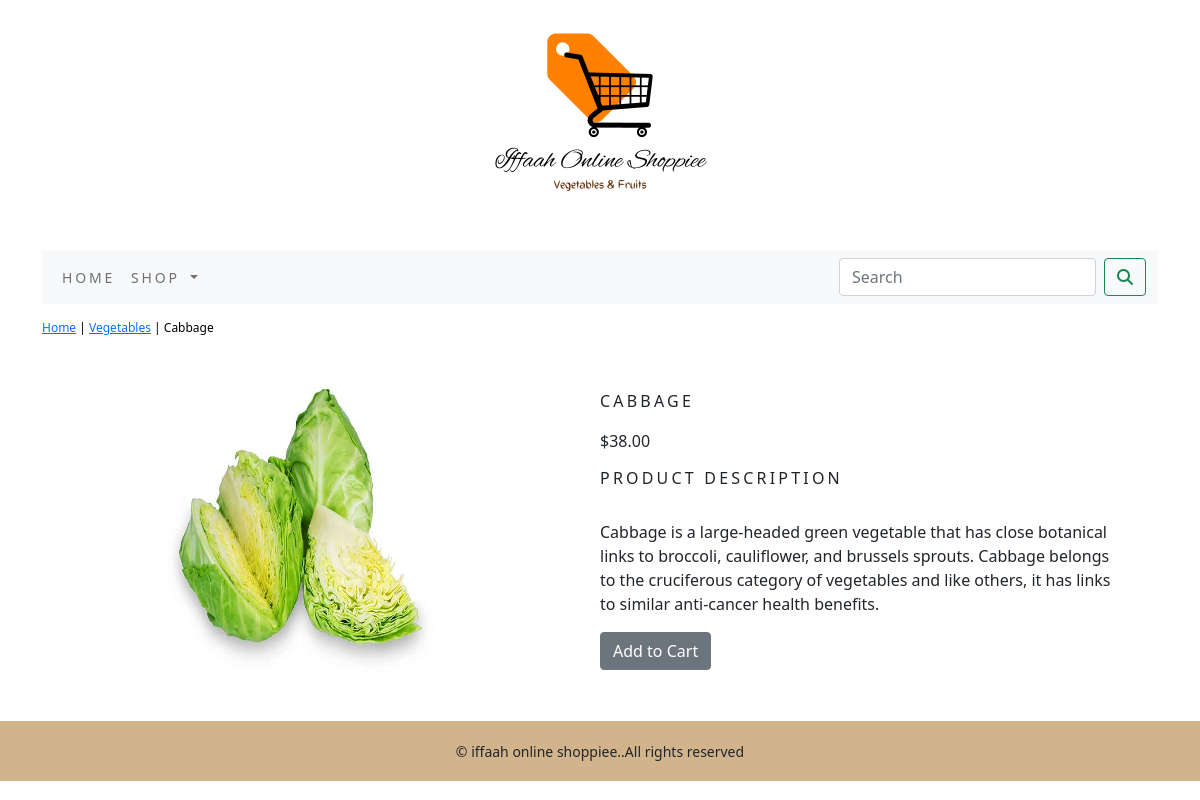
/shopapp/vegetables/cabbage/, run on the app's committed database.
### shopapp/models.py (models this page shows, shortened)
class Product(models.Model):
    name=models.CharField(max_length=250,unique=True)
    slug=models.SlugField(max_length=250,unique=True)
    description=models.TextField(blank=True)
    price=models.DecimalField(max_digits=10,decimal_places=2)
    category=models.ForeignKey(Category,on_delete=models.CASCADE)
    image=models.ImageField(upload_to='product',blank=True)
    stock=models.IntegerField()
    available=models.BooleanField(default=True)
    created=models.DateTimeField(auto_now_add=True)
    updated=models.DateTimeField(auto_now=True)
    class Meta:
        ordering=['name',]
        verbose_name='product'
        verbose_name_plural='products'

class Category(models.Model):
    name=models.CharField(max_length=250,unique=True)
    slug=models.SlugField(max_length=250,unique=True)
    description=models.TextField(blank=True)
    image=models.ImageField(upload_to='category',blank=True)
    class Meta:
        ordering=['name',]
        verbose_name='category'
        verbose_name_plural='categories'
    def get_url(self):
        return reverse('shopapp:product_by_category',args=[self.slug])
    def __str__(self):
        return '{}'.format(self.name)

### shopapp/views.py (the view)
# urls.py: path('<slug:c_slug>/<slug:product_slug>/',views.proDetail,name='prodCatdetail')
def proDetail(request,c_slug,product_slug):
    try:
        product=Product.objects.get(category__slug=c_slug,slug=product_slug)
    except Exception as e:
        raise e
    return render(request,'product.html',{'product':product})

### cart/context_processors.py (called while the page is built)
def counter(request):
    item_count=0
    if 'admin' in request.path:
        return {}
    else:
        try:
            cart=Cart.objects.filter(cart_id=_cart_id(request))
            cart_items=CartItem.objects.all().filter(cart=cart[:1])
            for cart_item in cart_items:
                item_count += cart_item.quantity
        except cart.DoesNotExist:
            item_count =0
    return dict(item_count=item_count)

### cart/views.py (called while the page is built)
def  _cart_id(request):
    cart = request.session.session_key
    if not cart:
        cart=request.session.create()
    return cart

### shopapp/context_processors.py (called while the page is built)
def menu_links(request):
    links=Category.objects.all()
    return dict(links=links)

### templates/product.html (shortened to what this page needs)
{% extends 'base.html' %}
{% load static %}
{% block content %}
<div class="row my_prod_row_class">
  <div class="mx_auto">
    <p> <a href="{% url 'shopapp:allProductCat' %}">Home</a> | <a href="{{product.category.get_url}}">{{product.category}}</a> | {{product.name}}</p>
  </div>
<div class="container"></div>
<br>
<div class="row">
  <div class="col-12 col-sm-12 col-md-12 col-lg-6 text-center">
    <div style="min-width:18rem">
      <img src="{{product.image.url}}" alt="{{product.name}}" width="300" height="300">
    </div>
  </div>
     <div class="col-12 col-sm-12 col-md-12 col-lg-6">
         <div>
        <h1 class="my_prod_title">{{ product.name }}</h1>
        <p>${{ product.price }}</p>
        <h3 class="my_title">Product Description</h3><br>
        <p class="text-jestify my_prod_text">{{ product.description }}</p>
        {% if product.stock <= 0 %}
        <p class="text-justify my_prod_text"><b>Out of Stock</b></p>
        {% else %}
        <a class="btn btn-secondary"  href="{% url 'cart:add_cart' product.id %}">Add to Cart</a>
        {% endif %}
      </div>
    </div>
  </div>
</div>
</div>
{% endblock %}

### static/css/custom.css (style rules this page uses)
body { font-family:'Roboto Slab',suns-scrif; }
.my_title { font-size:16px; text-transform:uppercase; letter-spacing:.2em; }
.my_prod_row_class { padding-top:15px; padding-bottom:20px; }
.my_prod_row_class .mx_auto { color:#000; font-size:12px; text-decoration:none; }
.my_prod_title { font-size:16px; text-transform:uppercase; letter-spacing:.2em; padding-top:15px; padding-bottom:10px; }
.my_prod_text { padding-right:20px; }

### data on the page
Product: category "Vegetables", name "Cabbage", image (picture), name "CABBAGE", price "38.00", description "Cabbage is a large-headed green vegetable that has close botanical links to broccoli, cauliflower, and brussels sprouts. Cabbage belongs to the cruciferous category of vegetables and like others, it has links to similar anti-cancer health benefits."
